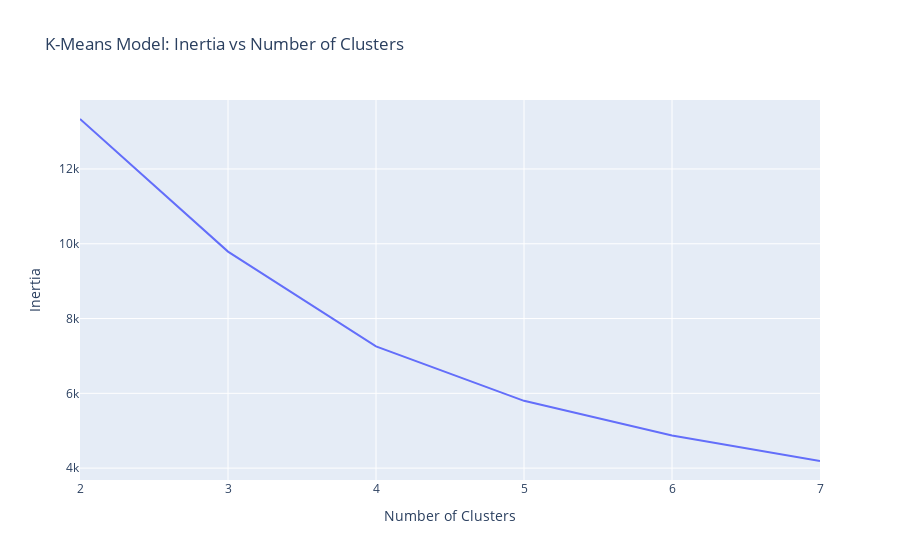

Source (notebook cell):
### Code cell
import plotly.express as px
# Create line plot of `inertia_errors` vs `n_clusters`
fig = px.line(
    x=n_clusters,
    y=inertia_errors,
    title="K-Means Model: Inertia vs Number of Clusters"
)
fig.update_layout(xaxis_title="Number of Clusters", yaxis_title="Inertia")
fig.show()

### Figure 1 — Plotly figure (JSON) as saved in the notebook; plotly's stock layout.template omitted (floating-point values rounded to 4 significant figures)
{"data": [{"hovertemplate": "x=%{x}<br>y=%{y}<extra></extra>", "legendgroup": "", "line": {"color": "#636efa", "dash": "solid"}, "marker": {"symbol": "circle"}, "mode": "lines", "name": "", "orientation": "v", "showlegend": false, "type": "scatter", "x": [2, 3, 4, 5, 6, 7], "xaxis": "x", "y": [13340.0, 9790.0, 7254.0, 5799.0, 4874.0, 4190.0], "yaxis": "y"}], "layout": {"legend": {"tracegroupgap": 0}, "title": {"text": "K-Means Model: Inertia vs Number of Clusters"}, "xaxis": {"anchor": "y", "domain": [0, 1], "title": {"text": "Number of Clusters"}}, "yaxis": {"anchor": "x", "domain": [0, 1], "title": {"text": "Inertia"}}}}
